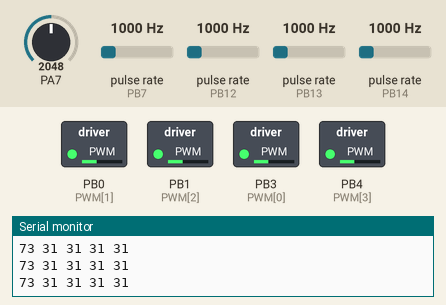
Recording of a sketch running on a simulated STM32 Blue Pill. Shown: switched loads named in the sketch (green lamp = pin HIGH), the last lines printed to the serial monitor. Wiring (inferred from the names in the program): 4 × pulse sensor: data PB7 / data PB12 / data PB13 / data PB14. The inputs (shaded band) are chosen by the test bench; at power-on: PA7 = 2048, pulse rate (sensors on PB7, PB12, PB13, PB14) 1000 Hz.

Above: at 1.2 s.
1.3 s: PA7 set to 3972
4.3 s: pulse rate (sensor on PB7) set to 4900 Hz
At 4.85 s:
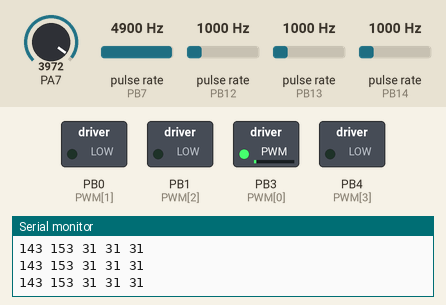
7.3 s: PA7 set to 2866
At 9.33 s:
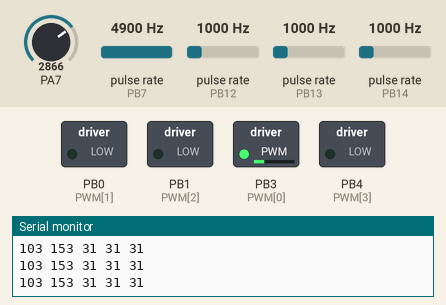
10.3 s: pulse rate (sensor on PB7) set to 100 Hz
Timing chart, 0 to 13.1 s (numbered marks = the images above; inputs shaded):
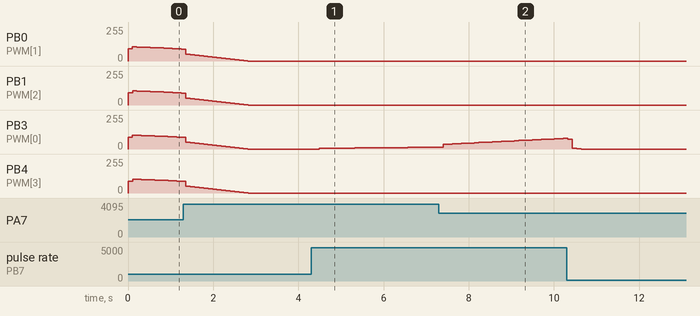

Measured:
- after the input at 4.3 s, PB3 (PWM[0]): moves from 0/255 to 14/255 over 2.7 s, starting after 0.18 s

The sketch:

STM32PIDCalibrate.ino
```cpp
/*
 * Creator: Kha Dan Research Engineering GRI
 * Description: PID algorithm to control four t74 motor on two sabertooth 2x60 with 4 encoders.
 */
#include <Wire.h>
// Pins. Note that ENCAM1 is the feedback signal for PWM1. MAKE SURE THAT EACH OUTPUT AND INPUT CORRESPONDS TO THE RIGHT MOTOR WHEN WIRING
#define ENCAM1 PB7//motor 1 driver side rear
#define ENCAM2 PB12 //motor 2 passenger side front
#define ENCAM3 PB13 //motor 3 driver side front
#define ENCAM4 PB14 //motor 4 passender side rear
int PWM[] = {PB3,PB0,PB1,PB4}; //motor 1,motor2,motor3,motor4. MAKE SURE MOTORS ON ONE DRIVER ARE ON ON OPPOSITE SIDES.
TwoWire Wire2(PB9,PB8);
const int NMOTORS = 4;
//PID Globals
unsigned long prevTPID = 0;
float eintegral[] = {0,0,0,0};
float eprev[] = {0,0,0,0};
float kp[] = {1.0,1.0,1.0,1.0};
float ki[] = {0.65,0.65,0.65,0.65};
float kd[] = {0.0,0.0,0.0,0.0};
int no_movement[] = {128,125,125}; //125 is rear driver, 127 is rear passenger, and 128 is front
long target = 0;
//RPM calculator global
unsigned long previousT = 0;
int distance[] = {0,0,0,0};
int prevpos[] = {0,0,0,0};
int rpm[] = {0,0,0,0};
//I2C global. Set by high level computer
byte targetRPM[] = {0,0,0,0}; //{passenger side,passenger direction 1 or 0, driver, driver direction} where 1 is CW and 0 is CCW
byte requestData[] = {0,0,0,0,0,0,0,0}; //{target pass, target pass dir, target driver, target driver dir, m1 passenger, m2 driver,m3 passenger, m4 driver
//interrupt variables
volatile int pos_i[] = {0,0,0,0};

template<int j>
void readEncoder(){
  int increment = 1;
  pos_i[j] = pos_i[j] + increment;
}

void setup() {
  // put your setup code here, to run once:
  Serial.begin(115200);
  Wire2.begin(0x6);
  pinMode(ENCAM1, INPUT);
  pinMode(ENCAM2, INPUT);
  pinMode(ENCAM3, INPUT);
  pinMode(ENCAM4, INPUT);
  for(int i = 0; i<4; i++){
    pinMode(PWM[i], OUTPUT);
  }
  Wire2.onReceive(receiveEvent);
  Wire2.onRequest(requestEvent);//Must be present so master can detect slave. Else i2c will bug.
  attachInterrupt(digitalPinToInterrupt(ENCAM1),readEncoder<0>,RISING);
  attachInterrupt(digitalPinToInterrupt(ENCAM2),readEncoder<1>,RISING);
  attachInterrupt(digitalPinToInterrupt(ENCAM3),readEncoder<2>,RISING);
  attachInterrupt(digitalPinToInterrupt(ENCAM4),readEncoder<3>,RISING);

}


void loop() {
  //Get rpm
  unsigned long currT = micros();
  unsigned long delT = currT - previousT;
  int pos[] = {0,0,0,0};
  for(int k = 0; k < NMOTORS;k++){
    pos[k] = pos_i[k];
    distance[k] = pos[k] - prevpos[k];
    rpm[k] = (distance[k]*1000000)/delT * 100000 / 1920 * 60 / 100000;
    prevpos[k] = pos[k];
  }
  // time difference for PID
  unsigned long currTPID = micros();
  float deltaTPID = ((float) (currTPID - prevTPID))/1e6;
  int pot_val = analogRead(PA7);
  target = map(pot_val,0,1025,0,37);
  //Execute PID and motor control
  call_PID(rpm,deltaTPID,targetRPM,kp,ki,kd,PWM);

  //Set previous time for rpm.
  previousT = currT;
  //Set previous for PID
  prevTPID = currTPID;
  /*Serial.print(targetRPM[0]);//driver side
  Serial.print(" ");
  Serial.print(targetRPM[2]);//passenger side
  Serial.print(" ");*/
  Serial.print(target);
  Serial.print(" ");
  Serial.print(rpm[0]);
  Serial.print(" ");
  Serial.print(rpm[1]);
  Serial.print(" ");
  Serial.print(rpm[2]);
  Serial.print(" ");
  Serial.print(rpm[3]);
  Serial.println();
  delay(100); // the program runs faster than interrupt slowest time of 50ms. I put a delay of 100ms here to make sure we let interrupt run a couple of times before the next iteration of the program. This prevent losing rpm and time value.
}

void call_PID(int rpm[], float deltaTPID,byte goal[],float kp[],float ki[],float kd[],int pwmPin[]){
  // Compute the control signal u
  float e[] = {0,0,0,0};
  float dedt[] = {0,0,0,0};
  int duty[] = {0,0,0,0};
  int dir[] = {0,0,0,0};
  for(int i = 0; i < 4; i++){
    /*if(i%2 == 0){
      target = goal[0]; //set rpm target and direction for driver side
      dir[i] = goal[1];
    }
    else{
      target = goal[2];//set rpm target and direction for passenger side
      dir[i] = goal[3];
    }*/
    e[i] = target - rpm[i];
    dedt[i] = (e[i] - eprev[i])/deltaTPID;
    eintegral[i] = eintegral[i] + e[i]*deltaTPID;
    eprev[i] = e[i];
    //Serial.print(kp*e);Serial.print(" ");Serial.print(ki*eintegral);Serial.print(" "); Serial.println(kd*dedt);
    float u = kp[i]*e[i] + ki[i]*eintegral[i] + kd[i]*dedt[i];
    // Set the motor speed. Direction is CW in this case. Will need to change to array of dir.
    duty[i] = (int) fabs(u); //We grab the magnitude of u because signs only show direction of voltage. Direction will be determined by high level controller.
    if(u >= 255){
      duty[i] = 255;
    }
    else if ( u <= 0){
      duty[i] = 0;
    }

    if(target <= 3){ // if target is 8 or less rpm or 0 rpm then just stop moving
      duty[i] = 0;
    }
  }
  //Send pwm to each motor
  for(int c = 0; c<4; c++){
    int temp;
    if (c == 1 || c == 2){
      temp = no_movement[0];
    }
    else if(c==0){
      temp = no_movement[1];
    }
    else{
      temp = no_movement[2];
    }
    setMotor(dir[c],duty[c],pwmPin[c],temp);
    delay(1);
  }
}
void setMotor(int dir, int pwmVal,int pwmPin, int halt){
  if(dir == 1 && pwmVal != 0){
    // Turn CW if looking at motor from behind.
    pwmVal = map(pwmVal,0,255,halt,255); //Experimental result with sabertooth and logic converter show 129 to be CW nearly stopped speed
    analogWrite(pwmPin,pwmVal);
  }
  else if(dir == 0 && pwmVal != 0){
    // Turn CCW
    pwmVal = map(pwmVal,0,255,halt,0); //Experiemental result with sabertooth and logic converter show 129 to be CCW nearly stopped speed
    analogWrite(pwmPin,pwmVal);
  }
  else{
    // Or dont turn where 129 will have an input voltage of near 2.5V and Sabertooth stop motor at 2.5V for the motor driver that drives motor 4 and motor 1. Motor driver 2 and 3 on another sabertooth driver requires 128 as the stopping speed.
    analogWrite(pwmPin,halt);
  }
}

void requestEvent(){
  //Request data returns data in the following format [tarDriver,dirDriver,tarPass,dirPass,m1speed,m2speed,m3speed,m4speed]
  for(int i = 0; i < sizeof(targetRPM); i++){
    requestData[i] = targetRPM[i];
  }
  for(int i = 0; i < sizeof(rpm); i++){
    requestData[i+4] = byte(rpm[i]);
  }
  Wire2.write(requestData,8);//Request event funciton must be present in order for I2C master to detect slave.
}

void receiveEvent(int desiredSpeeds) {
  int i = 0;
  Wire2.read(); //Get rid of the 0 delimiter coming from the master. The remaining bytes are the valuable values.
  while (Wire2.available()) { // loop through all data
    targetRPM[i] = Wire2.read(); // receive byte as a byte
    i++;
  }
}
```
